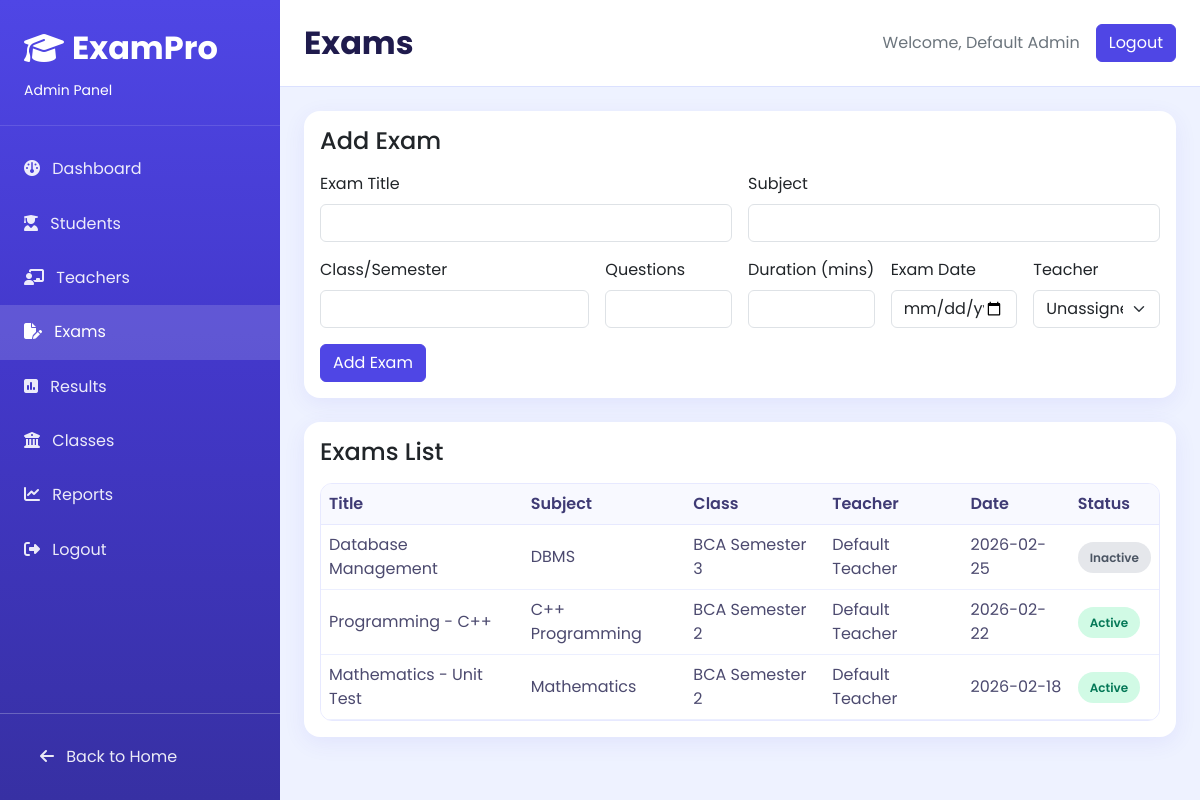
/pages/admin/exams.php (signed in), run on the app's committed database.
### tables this page shows
CREATE TABLE IF NOT EXISTS exams (
    id INT AUTO_INCREMENT PRIMARY KEY,
    teacher_id INT NULL,
    title VARCHAR(200) NOT NULL,
    subject VARCHAR(100) NOT NULL,
    semester VARCHAR(50) DEFAULT 'Semester 2',
    total_questions INT NOT NULL,
    duration_minutes INT NOT NULL,
    status ENUM('scheduled', 'active', 'completed') DEFAULT 'scheduled',
    is_active TINYINT(1) NOT NULL DEFAULT 1,
    exam_date DATE NOT NULL,
    created_at TIMESTAMP DEFAULT CURRENT_TIMESTAMP,
    FOREIGN KEY (teacher_id) REFERENCES teachers(id) ON DELETE SET NULL
);

CREATE TABLE IF NOT EXISTS teachers (
    id INT AUTO_INCREMENT PRIMARY KEY,
    name VARCHAR(100) NOT NULL,
    email VARCHAR(120) NOT NULL UNIQUE,
    password VARCHAR(255) NOT NULL,
    created_at TIMESTAMP DEFAULT CURRENT_TIMESTAMP
);

### pages/admin/exams.php (the view, shortened to what this page needs)
<?php
require_once __DIR__ . '/includes/auth.php';
require_once __DIR__ . '/includes/layout.php';
$listStmt = $conn->prepare('SELECT e.id, e.title, e.subject, e.semester, e.total_questions, e.duration_minutes, e.exam_date, e.is_active, t.name AS teacher_name FROM exams e LEFT JOIN teachers t ON t.id = e.teacher_id ORDER BY e.id DESC LIMIT ?');
$limit = 20;
$listStmt->bind_param('i', $limit);
$listStmt->execute();
$exams = $listStmt->get_result()->fetch_all(MYSQLI_ASSOC);
?>
<div class="card content-card mb-4">
    <div class="card-body">
        <h2 class="h4 mb-3">Add Exam</h2>
        <form method="post" class="row g-3">
            <div class="col-md-6">
                <label class="form-label">Exam Title</label>
                <input type="text" name="title" class="form-control" required>
            </div>
            <div class="col-md-6">
                <label class="form-label">Subject</label>
                <input type="text" name="subject" class="form-control" required>
            </div>
            <div class="col-md-4">
                <label class="form-label">Class/Semester</label>
                <input type="text" name="semester" class="form-control" required>
            </div>
            <div class="col-md-2">
                <label class="form-label">Questions</label>
                <input type="number" name="total_questions" class="form-control" min="1" required>
            </div>
            <div class="col-md-2">
                <label class="form-label">Duration (mins)</label>
                <input type="number" name="duration_minutes" class="form-control" min="1" required>
            </div>
            <div class="col-md-2">
                <label class="form-label">Exam Date</label>
                <input type="date" name="exam_date" class="form-control" required>
            </div>
            <div class="col-md-2">
                <label class="form-label">Teacher</label>
                <select name="teacher_id" class="form-select">
                    <option value="">Unassigned</option>
                </select>
            </div>
            <div class="col-12">
                <button type="submit" class="btn btn-indigo">Add Exam</button>
            </div>
        </form>
    </div>
</div>
<div class="card content-card">
    <div class="card-body">
        <h2 class="h4 mb-3">Exams List</h2>
        <div class="table-responsive table-shell">
            <table class="table align-middle mb-0">
                <thead>
                <tr>
                    <th>Title</th>
                    <th>Subject</th>
                    <th>Class</th>
                    <th>Teacher</th>
                    <th>Date</th>
                    <th>Status</th>
                </tr>
                </thead>
                <tbody>
                <?php if (empty($exams)): ?>
                    <tr><td colspan="6" class="text-center text-secondary">No exams found.</td></tr>
                <?php else: ?>
                    <?php foreach ($exams as $exam): ?>
                        <tr>
                            <td><?= htmlspecialchars((string) $exam['title']) ?></td>
                            <td><?= htmlspecialchars((string) $exam['subject']) ?></td>
                            <td><?= htmlspecialchars((string) $exam['semester']) ?></td>
                            <td><?= htmlspecialchars((string) ($exam['teacher_name'] ?? 'Unassigned')) ?></td>
                            <td><?= htmlspecialchars((string) $exam['exam_date']) ?></td>
                            <td>
                                <?php $isActive = (int) ($exam['is_active'] ?? 0) === 1; ?>
                                <span class="badge-status <?= $isActive ? 'badge-active' : 'badge-inactive' ?>">
                                    <?= $isActive ? 'Active' : 'Inactive' ?>
                                </span>
                            </td>
                        </tr>
                    <?php endforeach; ?>
                <?php endif; ?>
                </tbody>
            </table>
        </div>
    </div>
</div>

### pages/admin/assets/admin.css (style rules this page uses)
:root { --ap-indigo: #4f46e5; --ap-indigo-dark: #3730a3; --ap-indigo-soft: #c7d2fe; --ap-bg: #eef2ff; --ap-panel: #ffffff; --ap-text: #1f1b4d; --ap-muted: #6b6b8c; }
body { font-family: 'Poppins', sans-serif; background: var(--ap-bg); color: var(--ap-text); }
.content-card { border: 0; border-radius: 16px; box-shadow: 0 6px 22px rgba(79, 70, 229, 0.08); }
.table-shell { border: 1px solid #e7e9ff; border-radius: 12px; overflow: hidden; }
.table-shell .table { margin-bottom: 0; }
.table-shell .table thead th { background: #f8f9ff; color: #3f3b75; border-bottom: 1px solid #e7e9ff; font-weight: 600; }
.table-shell .table td { border-color: #ecefff; color: #4c4a6f; }
.btn-indigo { background: var(--ap-indigo); color: #fff; border: 1px solid var(--ap-indigo); }
.badge-status { border-radius: 999px; padding: 0.45rem 0.75rem; font-weight: 600; font-size: 0.75rem; }
.badge-active { background: #d1fae5; color: #047857; }
.badge-inactive { background: #e5e7eb; color: #4b5563; }

### data on the page
exams: title "Database Management", subject "DBMS", semester "BCA Semester 3", teacher.name "Default Teacher", exam_date "2026-02-25", is_active "Inactive"
exams: title "Programming - C++", subject "C++ Programming", semester "BCA Semester 2", teacher.name "Default Teacher", exam_date "2026-02-22", is_active "Active"
exams: title "Mathematics - Unit Test", subject "Mathematics", semester "BCA Semester 2", teacher.name "Default Teacher", exam_date "2026-02-18", is_active "Active"

### other printed values
$title "Exams"
$adminName "Default Admin"
